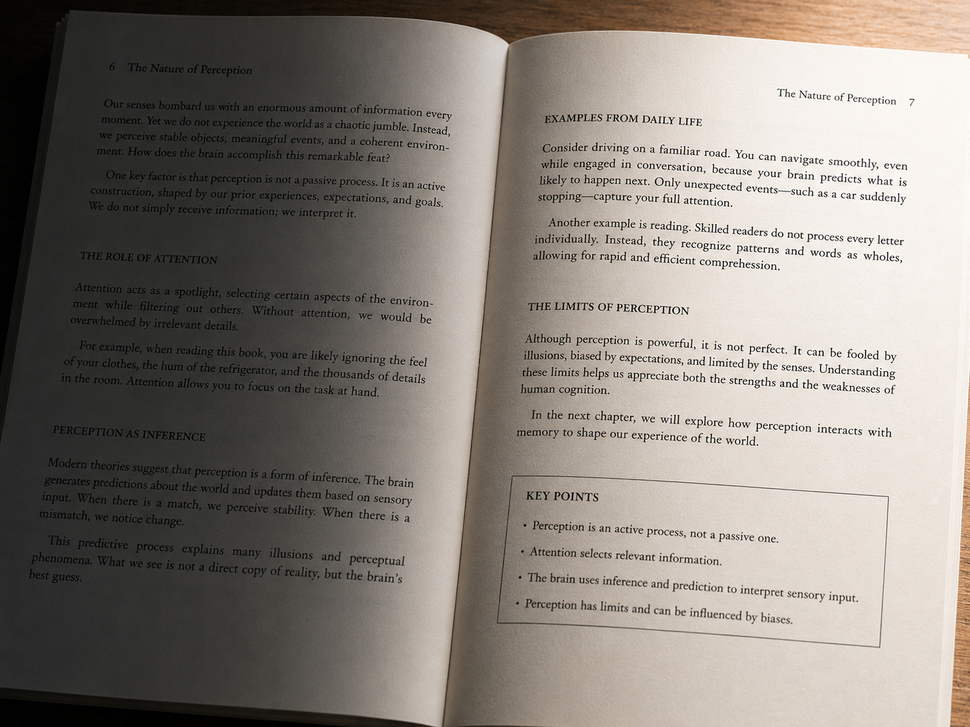
#> input picture Chapter06/book_page.png, 970 x 727 px, shrunk from 1448 x 1086 before the run
$ python 06-04_adaptive_threshold.py
#> lines starting #> are read from the running program, lines starting #| are printed output that depends on the picture; after the words box and inside, x2 and y2 are one past the last pixel; in counts of white or black regions, pixels touching at a corner belong together
import cv2

# 照明ムラのある画像（本のページなど）を読み込み
img = cv2.imread("book_page.png", cv2.IMREAD_GRAYSCALE)
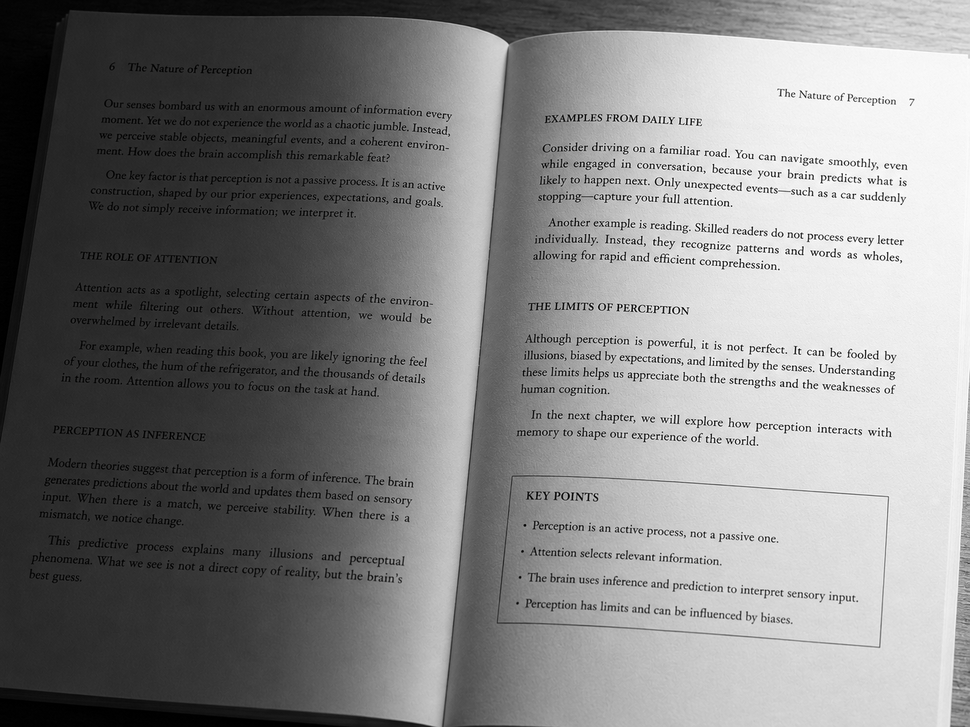
#> img: shape (727, 970); min 0, max 255, mean 130.6

# 固定しきい値（大津の方法）による二値化
_, global_binary = cv2.threshold(
    img, 0, 255, cv2.THRESH_BINARY + cv2.THRESH_OTSU
)
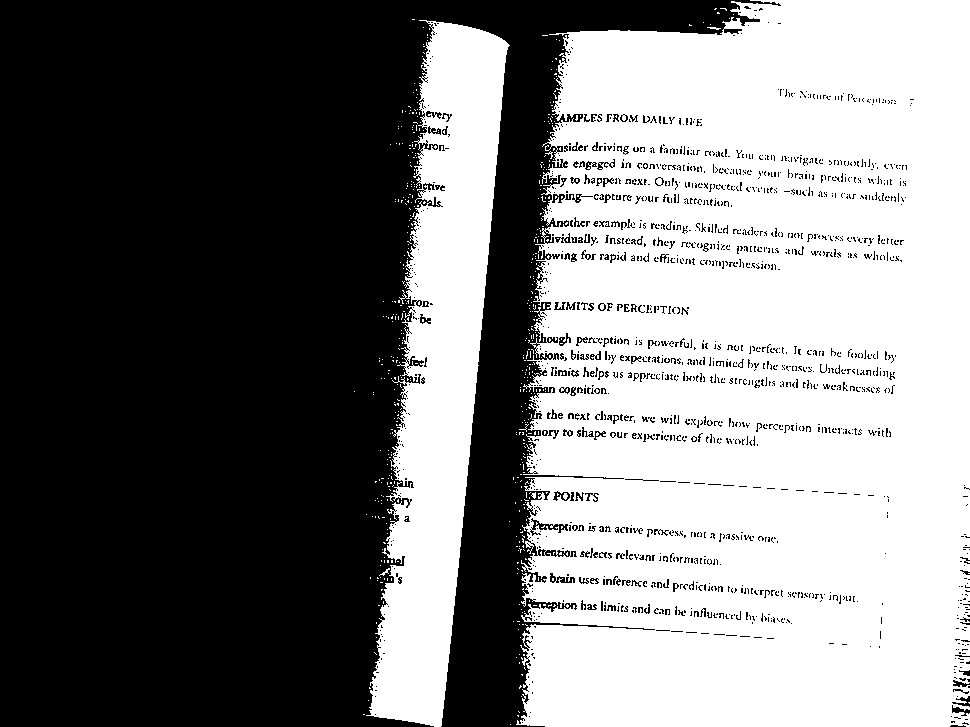
#> global_binary: shape (727, 970); 48.7% white; 581 white regions (574 under 20 px), largest, box (x1, y1, x2, y2) and area: (516, 0, 970, 727) 291850, (366, 20, 510, 727) 50380, (379, 568, 390, 576) 27

# 適応的二値化（ガウス加重平均を利用）
# blockSize=21: 周囲21x21ピクセルの領域からしきい値を計算
# C=10: 計算された平均値から10を引いてしきい値を決定
adaptive_binary = cv2.adaptiveThreshold(
    img, 255,
    cv2.ADAPTIVE_THRESH_GAUSSIAN_C,
    cv2.THRESH_BINARY,
    blockSize=21,
    C=10
)
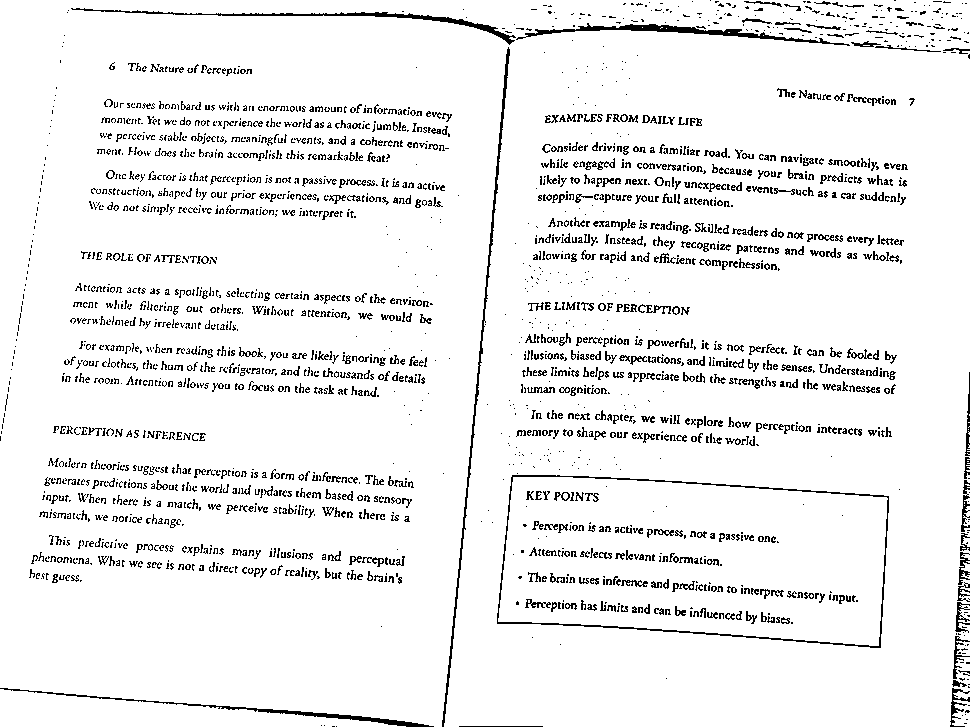
#> adaptive_binary: shape (727, 970); 93.2% white; black in thin lines or dots

cv2.imwrite("global_binary.png", global_binary)
cv2.imwrite("adaptive_binary.png", adaptive_binary)

$ run again, with Chapter06/cat.png copied over Chapter06/book_page.png
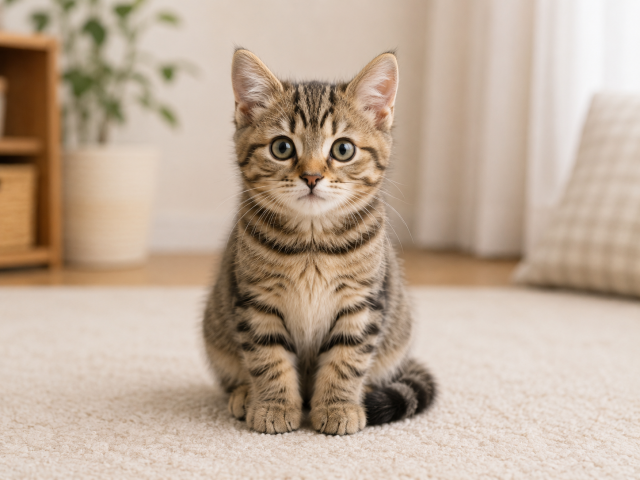
#> input picture Chapter06/cat.png, 640 x 480 px
#> `_, global_binary = cv2.threshold( img, 0, 255, cv2.THRESH_BINARY + cv2..`:
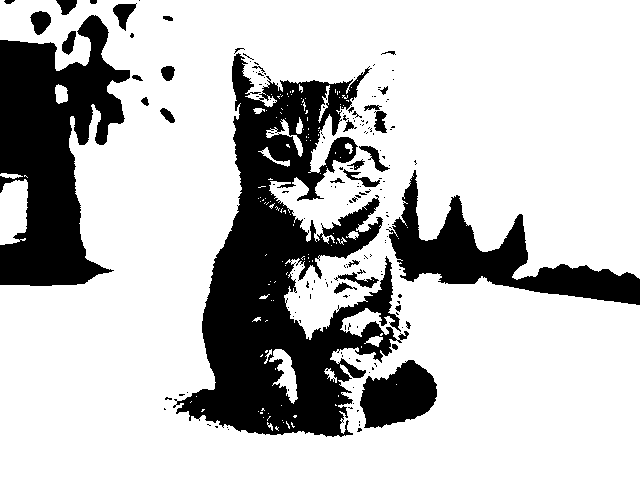
#> global_binary: shape (480, 640); 75.2% white; 168 black regions (136 under 20 px), largest, box (x1, y1, x2, y2) and area: (173, 53, 409, 437) 38334, (0, 15, 130, 286) 20529, (386, 170, 640, 305) 10296
#> `adaptive_binary = cv2.adaptiveThreshold( img, 255, cv2.ADAPTIVE_THRESH..`:
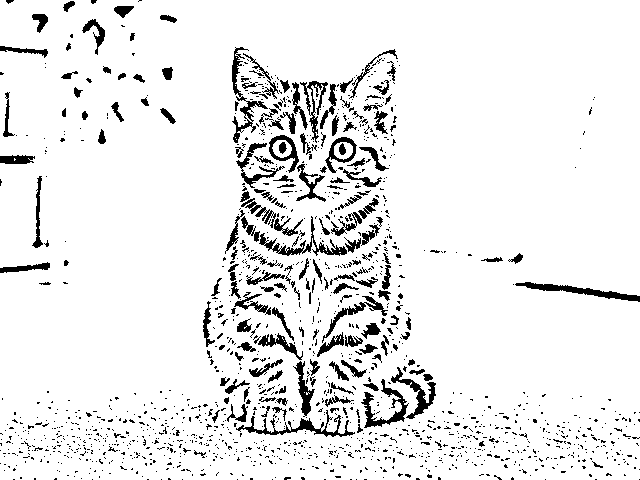
#> adaptive_binary: shape (480, 640); 91.9% white; 1493 black regions (1315 under 20 px), largest, box (x1, y1, x2, y2) and area: (236, 410, 355, 437) 724, (515, 282, 640, 302) 715, (361, 379, 409, 428) 667
